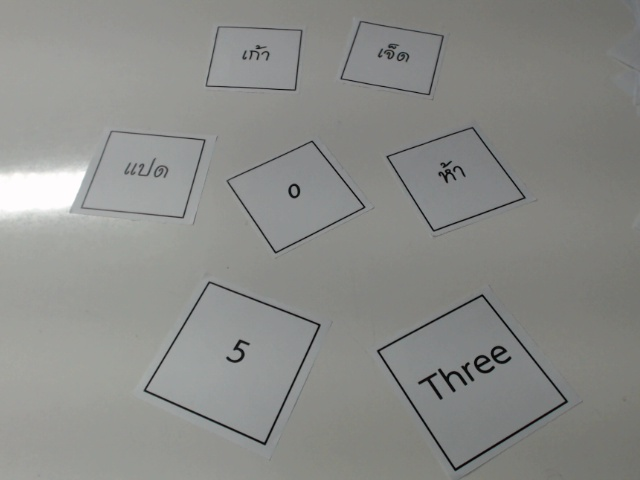
#> input picture Dataset/Real/sample_1.jpg, 640 x 480 px, given in place of the camera
$ python OneBatchTwoBatch.py   (older library calls are emulated)
#> lines starting #> are read from the running program, lines starting #| are printed output that depends on the picture; after the words box and inside, x2 and y2 are one past the last pixel; in counts of white or black regions, pixels touching at a corner belong together
### Retinutella_theRobotEye.py
__author__ = 'Zumo Arthicha Srisuchinnawong'

import numpy as np
import cv2
from IP_ADDR import Image_Processing_And_Do_something_to_make_Dataset_be_Ready as IP
import cv2
import numpy as np
import copy
import os

class Retinutella():


    name = None
    cam = None
    cameraPort = 0
    cameraMode = 1
    cameraOreintation = 0

    windows = []


    # camera mode
    ROD = 1
    CONE = 0


    def __init__(self,name,cameraPort,cameraOreintation,cameraMode=1):
        self.name = name
        self.cameraPort = cameraPort
        self.cameraMode = cameraMode
        self.cameraOreintation = cameraOreintation
        self.cam = cv2.VideoCapture(self.cameraPort)


    def getImage(self,fileName=None):

        ret, img = self.cam.read(self.cameraMode)
#> img is the input picture: shape (480, 640, 3); mean B, G, R 136.7, 139.8, 138.9
        if self.cameraMode == self.ROD:
            img = cv2.cvtColor(img, cv2.COLOR_BGR2GRAY)
#> img: shape (480, 640)

        if self.cameraMode is self.CONE:
            rows,cols,_ = img.shape
        else:
            rows,cols = img.shape
#> rows = 480; cols = 640
        M = cv2.getRotationMatrix2D((cols/2,rows/2),self.cameraOreintation,1)
#> M = [[1, 0, 0], [0, 1, 0]]
        img = cv2.warpAffine(img,M,(cols,rows))
        return img

    def getListOfPlate(self):
        image = self.getImage()
        ret, image = cv2.threshold(image, 100, 255,0)
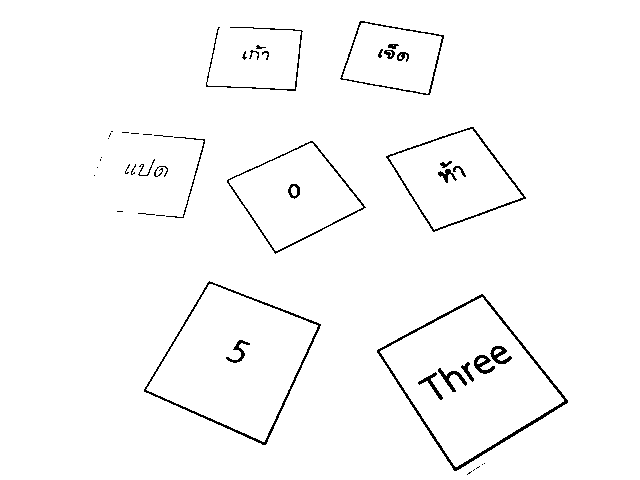
#> image: shape (480, 640); 97.9% white; black in thin lines or dots, all inside (x1, y1, x2, y2) = (94, 21, 568, 475)
        listOfImage = IP.get_plate(image,(60, 30))
        #print('return from get plate',listOfImage)
        return image,listOfImage


    def close(self):
        del self.cam
        self.cam = None


    def show(self,image,frame=None,wait=None):
        if frame == None:
            frame = self.name

        cv2.imshow(frame,image)
        if frame != self.name:
            self.windows.append(frame)
        if wait != None:
            cv2.waitKey(wait)


    def destroyWindows(self):
        for window in self.windows:
            cv2.destroyWindow(window)


    '''*************************************************
    *                                                  *
    *                  private method                  *
    *                                                  *
    *************************************************'''
    # [102 lines left out: functions checkOreantation, aspectRatio, getWordSize, saveImage, not called in this run]

### IP_ADDR.py
__author__ = ['Zumo', 'Tew', 'Wisa']
__version__ = 1.11
# Fin all need function no comment though will add later
#                                           BY TEW

import scipy
import sys
import cv2
import numpy as np
from os import listdir
from os.path import isfile, join
from PIL import Image, ImageFont, ImageDraw
from Foundation import Binarization, Filter
import copy


class Image_Processing_And_Do_something_to_make_Dataset_be_Ready():
    # def __init__(self):
    # GLOBAL
    SHAPE = (640, 480)
    CREATE_SHAPE = (320, 320)

    # Binarization Mode
    OTSU_THRESHOLDING = 0
    ADAPTIVE_CONTRAST_THRESHOLDING = 1
    NIBLACK_THRESHOLDING = 2
    SAUVOLA_THRESHOLDING = 3
    BERNSEN_THRESHOLDING = 4
    LMM_THRESHOLDING = 5

    # Noise Filter
    KUWAHARA = 6
    WIENER = 7
    MEDIAN = 8
    # Blur Filter
    GAUSSIAN = 9
    AVERAGING = 10
    BILATERAL = 11

    # morphology method
    ERODE = cv2.MORPH_ERODE
    DILATE = cv2.MORPH_DILATE
    OPENING = cv2.MORPH_OPEN
    CLOSING = cv2.MORPH_CLOSE
    GRADIENT = cv2.MORPH_GRADIENT
    TOP_HAT = cv2.MORPH_TOPHAT
    BLACK_HAT = cv2.MORPH_BLACKHAT

    # Estimate method
    INTER_LINEAR = cv2.INTER_LINEAR
    INTER_AREA = cv2.INTER_AREA
    INTER_CUBIC = cv2.INTER_CUBIC
    INTER_NEAREST = cv2.INTER_NEAREST
    INTER_LANCZOS4 = cv2.INTER_LANCZOS4
    INTER_MAX = cv2.INTER_MAX
    WARP_FILL_OUTLIERS = cv2.WARP_FILL_OUTLIERS
    WARP_INVERSE_MAP = cv2.WARP_INVERSE_MAP

    # Generate Border Method
    BORDER_CONSTANT = cv2.BORDER_CONSTANT
    BORDER_REPLICATE = cv2.BORDER_REPLICATE
    BORDER_REFLECT = cv2.BORDER_REFLECT
    BORDER_WRAP = cv2.BORDER_WRAP
    BORDER_REFLECT101 = cv2.BORDER_REFLECT101
    BORDER_TRANSPARENT = cv2.BORDER_TRANSPARENT
    BORDER_ISOLATED = cv2.BORDER_ISOLATED

    # Colorcode
    GRAY_SCALE = cv2.COLOR_BGR2GRAY
    RGB = cv2.COLOR_BGR2RGB
    HSV = cv2.COLOR_BGR2HSV
    BGR = None

    # pass


    # [16 lines left out: function binarize, not called in this run]
    # Binarize image into two value 255 or 0
    # example
    '''import Image_Processing_And_Do_something_to_make_Dataset_be_Ready() as ipaddr
       img = cv2.imread('one.jpg',0)
       img = ipaddr.binarize(img,method=ipaddr.OTSU_THRESHOLDING)
       cv2.imshow('img',img)
       cv2.waitKey(0)'''

    # [10 lines left out: function remove_noise, not called in this run]
    # reduce image noise such as salt and pepper noise
    # example
    '''import Image_Processing_And_Do_something_to_make_Dataset_be_Ready() as ipaddr
       img = cv2.imread('one.jpg',0)
       img = ipaddr.remove_noise(img,method=ipaddr.KUWAHARA , value=5)
       cv2.imshow('img',img)
       cv2.waitKey(0)'''

    def resize(image, shape=SHAPE, method=INTER_LINEAR):
        img = cv2.resize(image, shape, interpolation=method)
        return img
    # change image size
    # example
    '''import Image_Processing_And_Do_something_to_make_Dataset_be_Ready() as ipaddr
       img = cv2.imread('one.jpg',0)
       img = ipaddr.resize(img,(28,28) )
       cv2.imshow('img',img)
       cv2.waitKey(0)'''

    # [6 lines left out: function capture, not called in this run]
    # change image size
    # example
    '''import Image_Processing_And_Do_something_to_make_Dataset_be_Ready() as ipaddr
       camera = cv2.videoCapture(0)
       img = ipaddr.capture( camera)
       cv2.imshow('img',img)
       cv2.waitKey(0)'''
    # [12 lines left out: function translate, not called in this run]
    # translate image (move to the left right or whatever by value)
    # example
    '''import Image_Processing_And_Do_something_to_make_Dataset_be_Ready() as ipaddr
       img = cv2.imread('one.jpg',0)
       img = ipaddr.translate(img,(1,1))
       cv2.imshow('img',img)
       cv2.waitKey(0)'''

    # [13 lines left out: function blur, not called in this run]
    # blur image with three method
    # example
    '''import Image_Processing_And_Do_something_to_make_Dataset_be_Ready() as ipaddr
       img = cv2.imread('one.jpg',0)
       img = ipaddr.blur(img,ipaddr.AVERAGING,3)
       cv2.imshow('img',img)
       cv2.waitKey(0)'''

    def morph(image, mode=DILATE, value=[3, 3]):
        matrix = np.ones((value[0], value[1]), np.float32)
        img = cv2.morphologyEx(image, mode, matrix)
        return img
    # morph image acording to mode and value use to construct kernel
    # example
    '''import Image_Processing_And_Do_something_to_make_Dataset_be_Ready() as ipaddr
       img = cv2.imread('one.jpg',0)
       img = ipaddr.morph(img,ipaddr.DILATE,[15,15])
       cv2.imshow('img',img)
       cv2.waitKey(0)'''


    # [8 lines left out: function rotation, not called in this run]
    # rotate image according to center of rotation and angle
    # example
    '''import Image_Processing_And_Do_something_to_make_Dataset_be_Ready() as ipaddr
       img = cv2.imread('one.jpg',0)
       img = ipaddr.rotation(img,(img.shape[1]/2,img.shape[2]/2),15)
       cv2.imshow('img',img)
       cv2.waitKey(0)'''

    # [120 lines left out: functions font_to_image, distorse, crop_image, Get_Plate2, Get_Word2, magnifly, not called in this run]

    '''IP = Image_Processing_And_Do_something_to_make_Dataset_be_Ready()
        img = cv2.imread('one.jpg',0)
        img = IP.distorse(img,function='sine',axis='x',alpha=20,beta=2)
        img = IP.distorse(img,function='sine',axis='y',alpha=20,beta=2)
        cv2.imshow('img',img)
        cv2.waitKey(0)'''

    # [60 lines left out: functions order_points, four_point_transform, not called in this run]

    def remove_perspective(image, region, shape,org_shape=None,auto_sort= True):
        if org_shape == None:
            org_shape = shape


        #print([region[3], region[1], region[2], region[0]])
        #pts1 = np.float32([region[2], region[3], region[1], region[0]])
        pts2 = np.float32([[0, 0], [org_shape[0], 0], [org_shape[0], org_shape[1]], [0, org_shape[1]]])
        if auto_sort:
            best_pts = []
            min_cost = pow(shape[0]*shape[1],2)
            coss = []
            for i in range(0,4):
                rg = np.reshape(region,(-1,2)).tolist()
                pts_1 = np.array(rg[-i:] + rg[:-i])
                pts_2 = np.array(pts2)
                cost = np.sum(np.abs(pts_1-pts_2))
                coss.append(cost)
                if min_cost >= cost:
                    min_cost = cost
                    best_pts = pts_1
            pts_1 = best_pts
            pts2 = np.float32([[0, 0], [shape[0], 0], [shape[0], shape[1]], [0, shape[1]]])

            pts1 = np.float32([[pts_1[0]],[pts_1[1]],[pts_1[2]],[pts_1[3]]])
        else:

            pts2 = np.float32([[0, 0], [shape[0], 0], [shape[0], shape[1]], [0, shape[1]]])
            pts1 = np.float32([[region[0]],[region[1]],[region[2]],[region[3]]])
        # [4 lines of commented-out code are left out]
        matrix = cv2.getPerspectiveTransform(pts1, pts2)
        img = cv2.warpPerspective(image, matrix, shape,borderValue=255)
        return img

    class Plate():

        #A class for plate
        def __init__(self, image, cnt, word_cnt,extract_shape):
            rect = cv2.minAreaRect(cnt)
            box = cv2.boxPoints(rect)
            box = np.int0(box)
            word_rect = cv2.minAreaRect(word_cnt)
            word_box = cv2.boxPoints(word_rect)
            word_box = np.int0(word_box)

            # print(word_rect)
            M = cv2.moments(cnt)
            cx = int(M['m10'] / M['m00'])
            cy = int(M['m01'] / M['m00'])

            color = cv2.cvtColor(image, cv2.COLOR_GRAY2BGR)
            cv2.drawContours(color, [box], 0, (0, 0, 255), 2)
            cv2.drawContours(color, [word_box], 0, (0, 255, 0), 2)
            # cv2.imshow("color",color)
            matrix = cv2.getRotationMatrix2D((cx, cy), rect[2], 1)
            # [6 lines of commented-out code are left out]
            self.image = image
            #cv2.imshow("suck",self.image)
            #cv2.waitKey(0)
            self.cnt = cnt
            self.PlateBox = box
            self.Original_Word_Size = word_rect[1]
            self.WordBox = word_box
            self.CenterPlate = [cx, cy]
            self.angle = rect[2]
            # print(word_rect)
            self.word_angle = word_rect[2]
            self.show = color

            #self.UnrotateImg = cv2.warpAffine(image, matrix, image.shape, borderMode=cv2.BORDER_CONSTANT,borderValue=255)

            self.UnrotateImg = Image_Processing_And_Do_something_to_make_Dataset_be_Ready.remove_perspective(image,box,(int(rect[1][0]),int(rect[1][1])))

            #self.UnrotateImg = image

            if word_rect[1][0] > word_rect[1][1]:
                y1 = int(word_rect[1][0] / 2) + int(self.UnrotateImg.shape[0]/2)
                y2 = int(self.UnrotateImg.shape[0]/2) - int(word_rect[1][0] / 2)
                x1 = int(word_rect[1][0] / 2) + int(self.UnrotateImg.shape[1]/2)
                x2 = int((self.UnrotateImg.shape[1]/2) - int(word_rect[1][0] / 2))
            else:
                y1 = int(word_rect[1][1] / 2) + int(self.UnrotateImg.shape[0]/2)
                y2 = int(self.UnrotateImg.shape[0]/2) - int(word_rect[1][1] / 2)
                x1 = int(word_rect[1][1] / 2) + int(self.UnrotateImg.shape[1]/2)
                x2 = int(self.UnrotateImg.shape[1]/2) - int(word_rect[1][1] / 2)
            # [9 lines of commented-out code are left out]

            self.UnrotateWord = cv2.resize(self.UnrotateImg[y2:y1, x2:x1], extract_shape)
            # cv2.imshow("kkkkk",self.UnrotateWord)
            # cv2.waitKey(100)
            self.UnrotateWord = Image_Processing_And_Do_something_to_make_Dataset_be_Ready.Adapt_Image(self.UnrotateWord,extract_shape)
            # cv2.imshow("suk",self.UnrotateWord)
            # cv2.waitKey(0)

    # [11 lines left out: function auto_canny, not called in this run]

    def get_plate(image,extract_shape,dilate=30):
#> called with extract_shape = (60, 30), dilate = 30
        org = cv2.cvtColor(image,cv2.COLOR_GRAY2BGR)
        image1 = 255 - image
        image1 = __class__.morph(image1, __class__.DILATE, [dilate,dilate])
#> in morph, `img = cv2.morphologyEx(image, mode, matrix)`:
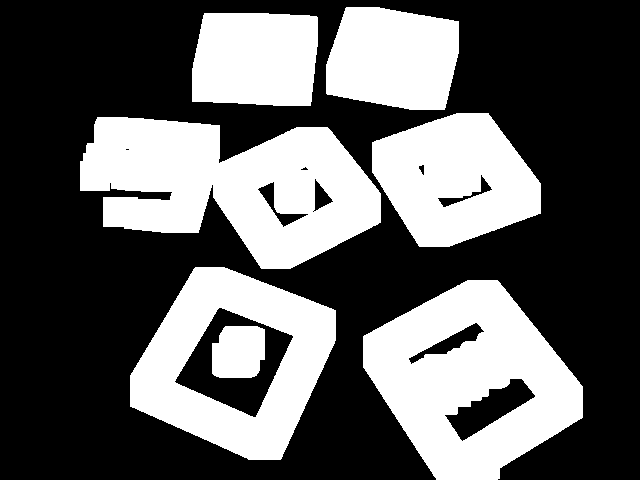
#> img: shape (480, 640); 37.6% white; 7 white regions
        #cv2.imshow('image',image1)
        #cv2.waitKey(0)
        img, contours, hierarchy = cv2.findContours(image1, mode=cv2.RETR_TREE, method=cv2.CHAIN_APPROX_NONE)
#> contours = 17 contours, 3 with area under 20; largest, box (x1, y1, x2, y2) and area: (363, 280, 583, 480) 29045, (80, 117, 381, 269) 29002, (130, 267, 336, 460) 26993, (372, 113, 541, 247) 16012, (326, 7, 459, 110) 11237
        all_plate = []
        cv2.drawContours(org,contours,-1,[255,0,0])
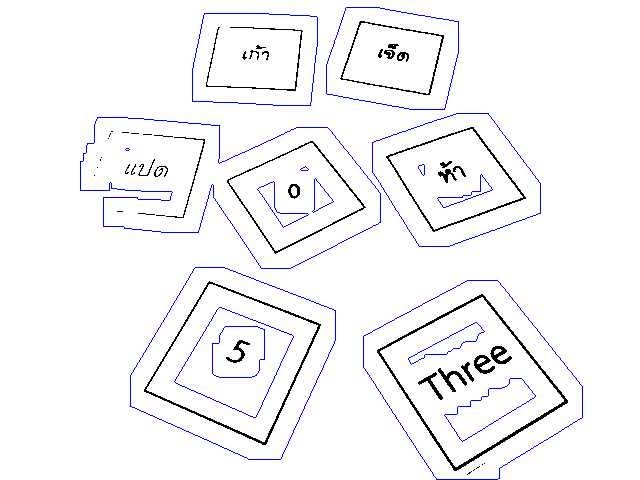
#> org: shape (480, 640, 3); mean B, G, R 249.6, 245.7, 245.7
        # cv2.imshow("jjjj",org)
        #try:
        if 1:
            for cnt, hier, i in zip(contours, hierarchy[0], range(3)):

                if hier[3] == -1:
                    hierach = hier
                    index = 0
                    while hierach[2] != -1:
                        index = hierach[2]
                        hierach = hierarchy[0, index]
                    all_plate.append(__class__.Plate(image, cnt, contours[index],extract_shape))
#> this loop made 3 passes
#> (hier, word_rect in Plate, cx in Plate, cy in Plate) on pass 1: ([3, -1, 1, -1], ((489.8, 405.5), (88.02, 32.49), -31.53), 471, 380)
#> hier on passes 2 to 3: [2, -1, -1, 0], [-1, 1, -1, 0]
#> pass 1, in remove_perspective, `img = cv2.warpPerspective(image, matrix, shape,borderValue=255)`:
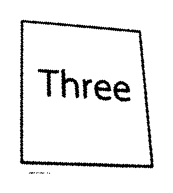
#> img: shape (193, 173); min 0, max 255, mean 238.1
#> pass 1, in __init__, `self.UnrotateWord = cv2.resize(self.UnrotateImg[y2:y1, x2:x1], extract..`:
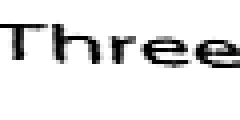
#> self.UnrotateWord: shape (30, 60) (shown 4 times larger); min 0, max 255, mean 228.8
#> pass 1, in Adapt_Image, `inv_image = 255 - image`:
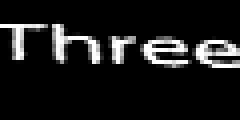
#> inv_image: shape (30, 60) (shown 4 times larger); min 0, max 255, mean 26.2
#> after the loop, all_plate = 1 item
            return all_plate
        # [15 lines of commented-out code are left out]
    '''import Image_Processing_And_Do_something_to_make_Dataset_be_Ready() as ipaddr
       img = cv2.imread('one.jpg',0)
       img = ipaddr.morph(img,ipaddr.DILATE,[15,15])
       cv2.imshow('img',img)
       cv2.waitKey(0)'''

    # [28 lines left out: function ztretch, not called in this run]

    def Adapt_Image(image,output_shape):
        #output_shape =(60,30) #
        ''' (width,height) of picture'''
        # cv2.imshow("image",image)
        # cv2.waitKey(0)
        dilate_kernel_shape=(10,10)
        '''2d (x,y) can adjust offset if too less can't extract'''

        inv_image = 255 - image
        dilate = cv2.dilate(inv_image, np.ones(dilate_kernel_shape))
        col = cv2.cvtColor(image,cv2.COLOR_GRAY2BGR)
        # cv2.imshow("dil",dilate)
        # cv2.waitKey(0)
        ret, cnt, hierarchy = cv2.findContours(dilate, cv2.RETR_TREE, cv2.CHAIN_APPROX_NONE)
        cv2.drawContours(col,cnt,-1,[0,255,0])
        # cv2.imshow("con",col)
        # print(len(cnt))
        # cv2.waitKey(0)
        try:
            if len(cnt)>0:
                rect = cv2.minAreaRect(cnt[0])
                # print(rect)
                # print(rect)
                if rect[1][0] > rect[1][1]:
                    y1 = int(rect[1][0] / 2 + rect[0][0])
                    y2 = int(rect[0][0] - rect[1][0] / 2)
                    x1 = int(rect[1][1] / 2 + rect[0][1])
                    x2 = int(rect[0][1] - rect[1][1] / 2)
                else:
                    y1 = int(rect[1][1] / 2) + int(rect[0][1])
                    y2 = int(rect[0][1]) - int(rect[1][1] / 2)
                    x1 = int(rect[1][0] / 2) + int(rect[0][0])
                    x2 = int(rect[0][0]) - int(rect[1][0] / 2)
                # print(x2, x1, y2, y1)
                if y2<0 and y1-y2>40:
                    y1 = int(rect[1][1] / 2) + int(rect[0][0])
                    y2 = int(rect[0][0]) - int(rect[1][1] / 2)
                    x1 = int(rect[1][0] / 2) + int(rect[0][1])
                    x2 = int(rect[0][1]) - int(rect[1][0] / 2)
                if(x2>x1):
                    a=x2
                    x2=x1
                    x1=a
                if (y2>y1):
                    a = y2
                    y2 = y1
                    y1 = a
                if x1>output_shape[1]and x2>0 :
                    a= y1
                    b= x2
                    x2 = y2
                    y2 = b
                    y1= x1
                    x1 = a
                if x2<0:
                    x2=0
                if x1>output_shape[1]:
                    x1=output_shape[1]

                # [5 lines of commented-out code are left out]
                img = cv2.resize(image[x2:x1, y2:y1], output_shape)
                # cv2.imshow("img",img)
                # cv2.waitKey(0)
                # ret,img = cv2.threshold(img,180,255,cv2.THRESH_BINARY)
                return img
            else:
                return image
        except:
            return image


    # [19 lines left out: function zkeleton, not called in this run]


    # extract plate from image
    # example
    '''import Image_Processing_And_Do_something_to_make_Dataset_be_Ready() as ipaddr
       img = cv2.imread('one.jpg',0)
       img = ipaddr.morph(img,ipaddr.DILATE,[15,15])
       cv2.imshow('img',img)
       cv2.waitKey(0)'''

### OneBatchTwoBatch.py
__author__ = 'Zumo Arthicha Srisuchinnawong'


import os
import cv2
import numpy as np

from IP_ADDR import Image_Processing_And_Do_something_to_make_Dataset_be_Ready as IP
from Retinutella_theRobotEye import Retinutella

CLASS = 25
MAIN_PATH = os.getcwd()

PATH = MAIN_PATH+'\\real_image\\image_class_'+str(CLASS)

cam = Retinutella('CaptureCam',1,0,1)

try:
    f = open(PATH+'\\number_config.txt','r')
    index = int(f.read())
    f.close()
except:
    index = 0
try:
    while 1:
        image,LoP = cam.getListOfPlate()
#> LoP = 1 item
        #image = cam.getImage()


        if LoP != None:
            cam.show(image)
            if 1:#len(LoP) == 1:
                imp = LoP[0].UnrotateWord
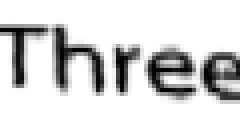
#> imp: shape (30, 60) (shown 4 times larger); min 0, max 255, mean 211.1
                cam.show(image)
                cam.show(imp,frame='plate')

                key = cv2.waitKey(0)
#> (key Esc is pressed here)
                cv2.destroyWindow('plate')
                if key == 8:
                    print('INPUT: delete image')
                    pass
                elif key in [32,13]:
                    print('INPUT: save image')

                    if not os.path.isdir(PATH):
                        os.makedirs(PATH)
                        f = open(PATH+'\\number_config.txt','w')
                        f.write(str(0))
                        f.close()

                    cv2.imwrite(PATH+'\\image'+str(index)+'.jpg',imp)
                    index += 1
                    f = open(PATH+'\\number_config.txt','w')
                    f.write(str(index))
                    f.close()


        else:
            cam.show(image,wait=10)
except KeyboardInterrupt:
    print('ucita !')

cam.close()
